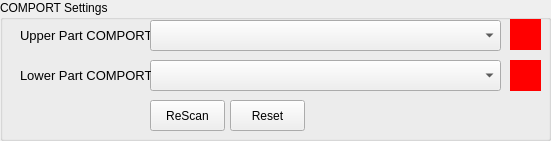
     <widget class="QGroupBox" name="comport_settings_groupBox">
      <property name="geometry">
       <rect>
        <x>10</x>
        <y>10</y>
        <width>551</width>
        <height>141</height>
       </rect>
      </property>
      <property name="title">
       <string>COMPORT Settings</string>
      </property>
      <widget class="QLabel" name="lower_comport_status_label">
       <property name="geometry">
        <rect>
         <x>510</x>
         <y>60</y>
         <width>31</width>
         <height>31</height>
        </rect>
       </property>
       <property name="styleSheet">
        <string notr="true">border: 3px solid red; background-color: red</string>
       </property>
       <property name="text">
        <string/>
       </property>
      </widget>
      <widget class="QComboBox" name="lower_comport_comboBox">
       <property name="geometry">
        <rect>
         <x>150</x>
         <y>60</y>
         <width>351</width>
         <height>31</height>
        </rect>
       </property>
      </widget>
      <widget class="QLabel" name="lower_part_comport_label">
       <property name="geometry">
        <rect>
         <x>20</x>
         <y>60</y>
         <width>131</width>
         <height>31</height>
        </rect>
       </property>
       <property name="text">
        <string>&lt;html&gt;&lt;head/&gt;&lt;body&gt;&lt;p&gt;&lt;span style=&quot; font-size:10pt;&quot;&gt;Lower Part COMPORT:&lt;/span&gt;&lt;/p&gt;&lt;/body&gt;&lt;/html&gt;</string>
       </property>
      </widget>
      <widget class="QLabel" name="upper_part_comport_label">
       <property name="geometry">
        <rect>
         <x>20</x>
         <y>20</y>
         <width>131</width>
         <height>31</height>
        </rect>
       </property>
       <property name="text">
        <string>&lt;html&gt;&lt;head/&gt;&lt;body&gt;&lt;p&gt;&lt;span style=&quot; font-size:10pt;&quot;&gt;Upper Part COMPORT:&lt;/span&gt;&lt;/p&gt;&lt;/body&gt;&lt;/html&gt;</string>
       </property>
      </widget>
      <widget class="QComboBox" name="upper_comport_comboBox">
       <property name="geometry">
        <rect>
         <x>150</x>
         <y>20</y>
         <width>351</width>
         <height>31</height>
        </rect>
       </property>
      </widget>
      <widget class="QLabel" name="upper_comport_status_label">
       <property name="geometry">
        <rect>
         <x>510</x>
         <y>19</y>
         <width>31</width>
         <height>31</height>
        </rect>
       </property>
       <property name="styleSheet">
        <string notr="true">border: 3px solid red; background-color: red</string>
       </property>
       <property name="text">
        <string/>
       </property>
      </widget>
      <widget class="QPushButton" name="rescan_comport_btn">
       <property name="geometry">
        <rect>
         <x>150</x>
         <y>100</y>
         <width>75</width>
         <height>31</height>
        </rect>
       </property>
       <property name="text">
        <string>ReScan</string>
       </property>
      </widget>
      <widget class="QPushButton" name="reset_comport_btn">
       <property name="geometry">
        <rect>
         <x>230</x>
         <y>100</y>
         <width>75</width>
         <height>31</height>
        </rect>
       </property>
       <property name="text">
        <string>Reset</string>
       </property>
      </widget>
     </widget>
